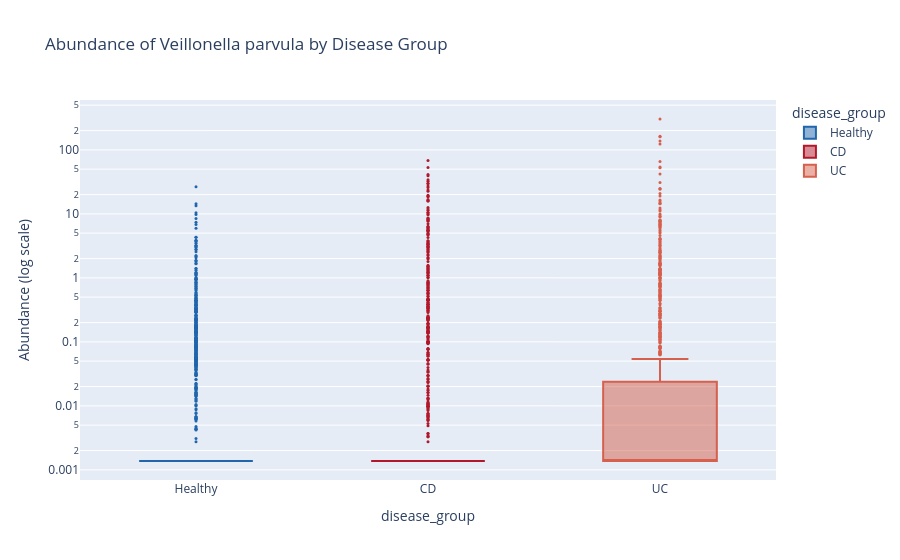

This figure's notebook cell:
### Code cell
cur_species =  "Veillonella parvula" # "Veillonella parvula", "Escherichia coli"
operon_abd_data.pl.boxplot(
    feature_name=cur_species, 
    x_axis_col="disease_group",
    feature_type_col="species",
    title="Abundance of {0} by Disease Group".format(cur_species),
    color_map = {
            "Healthy": "#2166ac",
            # "nonIBD": "#2166ac",
            "CD": "#b2182b",
            "UC": "#d6604d",
            # "CRC": "#762a83",
            # "MP": "#9970ab",
            # "adenoma": "#c2a5cf",
        }
)

### Figure 1 — Plotly figure (JSON) as saved in the notebook; plotly's stock layout.template omitted (floating-point values rounded to 4 significant figures; data arrays with more than 128 entries replaced by an {"elided": "..."} marker saying what was removed)
{"data": [{"alignmentgroup": "True", "boxpoints": "outliers", "hovertemplate": "disease_group=%{x}<br>abundance=%{y}<extra></extra>", "legendgroup": "Healthy", "marker": {"color": "#2166ac", "size": 3}, "name": "Healthy", "notched": false, "offsetgroup": "Healthy", "orientation": "v", "showlegend": true, "type": "box", "x": {"elided": "5750 str values"}, "x0": " ", "xaxis": "x", "y": {"elided": "5750 float values"}, "y0": " ", "yaxis": "y"}, {"alignmentgroup": "True", "boxpoints": "outliers", "hovertemplate": "disease_group=%{x}<br>abundance=%{y}<extra></extra>", "legendgroup": "CD", "marker": {"color": "#b2182b", "size": 3}, "name": "CD", "notched": false, "offsetgroup": "CD", "orientation": "v", "showlegend": true, "type": "box", "x": {"elided": "1523 str values"}, "x0": " ", "xaxis": "x", "y": {"elided": "1523 float values"}, "y0": " ", "yaxis": "y"}, {"alignmentgroup": "True", "boxpoints": "outliers", "hovertemplate": "disease_group=%{x}<br>abundance=%{y}<extra></extra>", "legendgroup": "UC", "marker": {"color": "#d6604d", "size": 3}, "name": "UC", "notched": false, "offsetgroup": "UC", "orientation": "v", "showlegend": true, "type": "box", "x": {"elided": "1082 str values"}, "x0": " ", "xaxis": "x", "y": {"elided": "1082 float values"}, "y0": " ", "yaxis": "y"}], "layout": {"boxmode": "overlay", "legend": {"title": {"text": "disease_group"}, "tracegroupgap": 0}, "title": {"text": "Abundance of Veillonella parvula by Disease Group"}, "xaxis": {"anchor": "y", "categoryarray": ["Healthy", "CD", "UC"], "categoryorder": "array", "domain": [0, 1], "title": {"text": "disease_group"}}, "yaxis": {"anchor": "x", "domain": [0, 1], "title": {"text": "Abundance (log scale)"}, "type": "log"}}}
